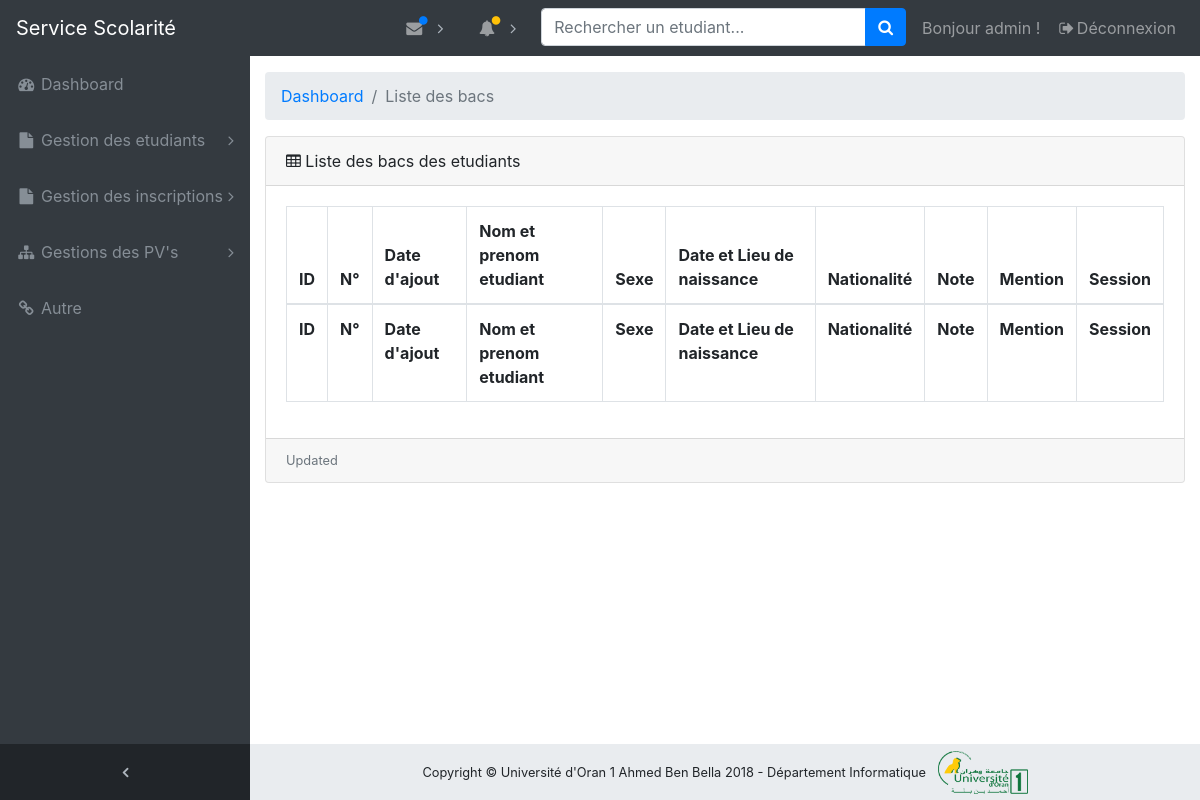
Page /dashboard/inscriptions/liste_bacs/ (signed in) on the earlier database version.
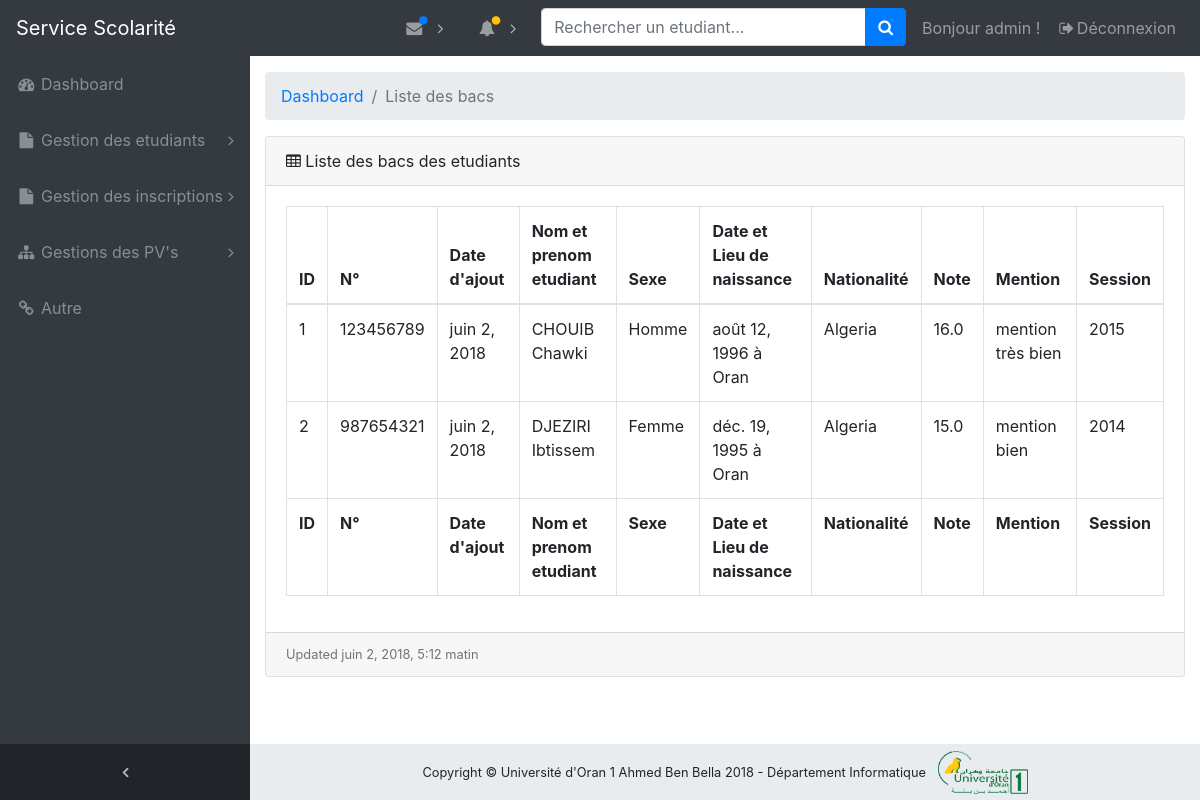
Same page on the later database version.
### inscriptions/models.py (models this page shows, shortened)
class Bac(models.Model):
    etudiant = models.OneToOneField(Etudiant, related_name='bac')
    numero = models.CharField(max_length=256)
    note = models.FloatField(validators=[MinValueValidator(0), MaxValueValidator(20)])
    MENTION = (('sans mention', 'Bac sans mention : entre 10 et 12/20'),
               ('mention assez bien', 'Bac avec mention assez bien : entre 12 et 14/20'),
               ('mention bien', 'Bac avec mention bien : entre 14 et 16/20'),
               ('mention très bien', 'Bac avec mention très bien : 16/20 et plus'))
    mention = models.CharField(choices=MENTION, max_length=256, default=MENTION[0])
    YEAR_CHOICES = []
    year = timezone.now().year
    for r in range(2000, (year + 1)):
        YEAR_CHOICES.append((r, r))
    session = models.IntegerField(choices=YEAR_CHOICES, default=year)
    date_creation = models.DateTimeField(auto_now_add=True)
    class Meta:
        db_table = "bac"
        verbose_name = "Bac"
        verbose_name_plural = "Bacs"

class Etudiant(models.Model):
    user = models.OneToOneField('auth.User', related_name='etudiant')
    nom = models.CharField(max_length=256)
    prenom = models.CharField(max_length=256)
    sexe = models.CharField(
        choices=(('Homme', 'Homme'), ('Femme', 'Femme')), max_length=256)
    adresse = models.CharField(max_length=256, blank=True, null=True)
    date_naissance = models.DateField(blank=True, null=True)
    lieu_naissance = models.CharField(max_length=256, blank=True, null=True)
    nationalite = CountryField(blank=True, null=True)
    telephone = models.CharField(max_length=256, blank=True, null=True)
    date_creation = models.DateTimeField(auto_now_add=True)
    class Meta:
        db_table = "etudiant"
        verbose_name = "Etudiant"
        verbose_name_plural = "Etudiants"

### inscriptions/views.py (the view)
def dashboard_liste_bac(request):
    if request.user.is_authenticated and request.user.groups.filter(name='Administrateur').exists():
        bacs = Bac.objects.all()
        return render(request, 'inscriptions/liste_bacs.html', {'bacs': bacs})
    else:
        return redirect('login_account')

### inscriptions/templates/inscriptions/liste_bacs.html
{% extends 'dashboard/base.html' %}
{% load staticfiles %}
{% block content %}
    <ol class="breadcrumb">
        <li class="breadcrumb-item">
            <a href="{% url 'dashboard_home_page' %}">Dashboard</a>
        </li>
        <li class="breadcrumb-item active">Liste des bacs</li>
    </ol>
    <div class="card mb-3">
        <div class="card-header">
            <i class="fa fa-table"></i> Liste des bacs des etudiants
        </div>
        <div class="card-body">
            <div class="table-responsive">
                <table class="table table-bordered" id="dataTable" width="100%" cellspacing="0">
                    <thead>
                    <tr>
                        <th>ID</th>
                        <th>N°</th>
                        <th>Date d'ajout</th>
                        <th>Nom et prenom etudiant</th>
                        <th>Sexe</th>
                        <th>Date et Lieu de naissance</th>
                        <th>Nationalité</th>
                        <th> Note</th>
                        <th>Mention</th>
                        <th>Session</th>
                    </tr>
                    </thead>
                    <tfoot>
                    <tr>
                        <th>ID</th>
                        <th>N°</th>
                        <th>Date d'ajout</th>
                        <th>Nom et prenom etudiant</th>
                        <th>Sexe</th>
                        <th>Date et Lieu de naissance</th>
                        <th>Nationalité</th>
                        <th> Note</th>
                        <th>Mention</th>
                        <th>Session</th>
                    </tr>
                    </tfoot>
                    <tbody>
                    {% for bac in bacs %}
                        <tr>
                            <td>{{ bac.id }}</td>
                            <td>{{ bac.numero }}</td>
                            <td>{{ bac.date_creation.date }}</td>
                            <td>{{ bac.etudiant.nom.upper }} {{ bac.etudiant.prenom.capitalize }}</td>
                            <td> {{ bac.etudiant.sexe }}</td>
                            <td> {{ bac.etudiant.date_naissance }}
                                à {{ bac.etudiant.lieu_naissance.capitalize }}</td>
                            <td> {{ bac.etudiant.nationalite.name }}</td>
                            <td> {{ bac.note }}</td>
                            <td> {{ bac.mention }}</td>
                            <td> {{ bac.session }}</td>
                        </tr>
                    {% endfor %}
                    </tbody>
                </table>
            </div>
        </div>
        <div class="card-footer small text-muted">Updated {{ bacs.last.date_creation }}</div>
    </div>
    </div>
{% endblock %}

Differences in the rows shown:
added Bac: id "1", numero "123456789", date_creation "juin 2, 2018", etudiant.nom "CHOUIB", etudiant.prenom "Chawki", etudiant.sexe "Homme", etudiant.date_naissance "août 12, 1996", etudiant.lieu_naissance "Oran", etudiant.nationalite.name "Algeria", note "16.0", mention "mention très bien", session "2015"
added Bac: id "2", numero "987654321", date_creation "juin 2, 2018", etudiant.nom "DJEZIRI", etudiant.prenom "Ibtissem", etudiant.sexe "Femme", etudiant.date_naissance "déc. 19, 1995", etudiant.lieu_naissance "Oran", etudiant.nationalite.name "Algeria", note "15.0", mention "mention bien", session "2014", last.date_creation "juin 2, 2018, 5:12 matin"
